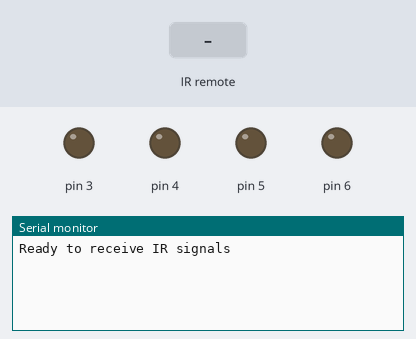
This sketch was run on a simulated Arduino Leonardo, built with avr-gcc and run on an emulated ATmega32U4. Shown: output pins drawn as LEDs (lit = HIGH), the last lines printed to the serial monitor. Inputs (shaded band) come from the test bench.

Above: at 3.2 s.
3.3 s: infrared code 0xA10C2807 received
At 4.5 s:
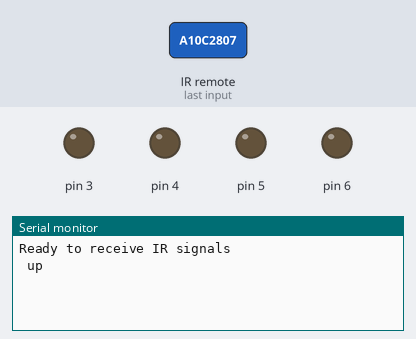
4.8 s: infrared code 0xA10C6807 received
At 5.9 s:
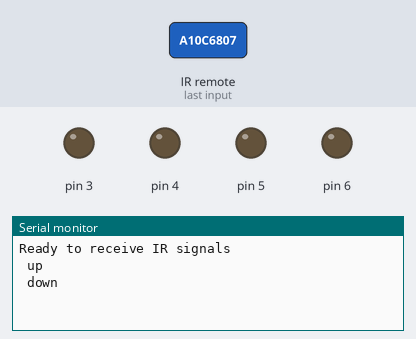
6.3 s: infrared code 0xA10CA807 received
At 7.0 s:
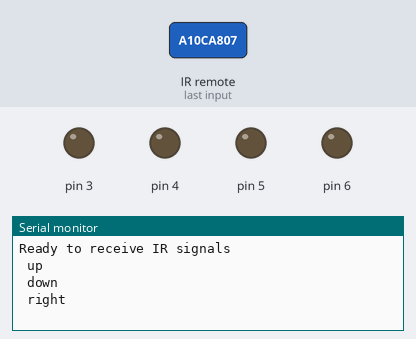
7.8 s: infrared code 0xA10CE807 received
At 8.2 s:
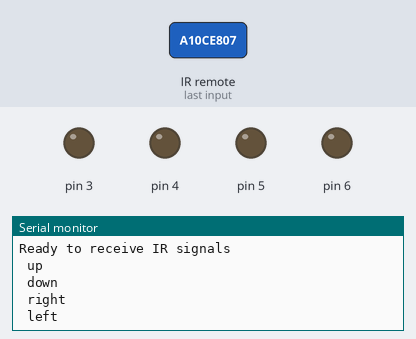

The sketch:

dump-TiV.ino
```cpp
/* dump.ino Example sketch for IRLib2
   Illustrates how to receive an IR signal, decode it and print
   information about it to the serial monitor.
*/
//This includes everything. Not generally recommended.
//It's better to include only the parts of library you really need.
//But for this example it's quick and easy. See "comboDump" example
//for a more efficient way.
#include "IRLibAll.h"

IRrecvPCI myReceiver(2); //create receiver and pass pin number
IRdecode myDecoder;   //create decoder

void setup() {
  Serial.begin(9600);
  delay(2000); while (!Serial); //delay for Leonardo
  myReceiver.enableIRIn(); // Start the receiver
  Serial.println(F("Ready to receive IR signals"));
  int i;
  for(i=0;i<4;i++){
    pinMode(i+3, OUTPUT);//initialize the four pins to be used for output
  }
}

void loop() {
 int i;
 for(i=0;i<4;i++){
  digitalWrite(i+3,LOW);
 }
 if(myReceiver.getResults()) {
    myDecoder.decode();
     if(myDecoder.value==0xA10C2807){Serial.println(" up "); digitalWrite(3,HIGH);
        }
     if(myDecoder.value==0xA10C6807){Serial.println(" down ");digitalWrite(4,HIGH);
        }
     if(myDecoder.value==0xA10CA807){Serial.println(" right ");digitalWrite(5,HIGH);
        }
     if(myDecoder.value==0xA10CE807){Serial.println(" left "); digitalWrite(6,HIGH);
        }
      //Serial.println(white);

    myDecoder.dumpResults(true);  //Now print results. Use false for less detail
    myReceiver.enableIRIn();

  if (myReceiver.getResults()) {
    myDecoder.decode();           //Decode it
    myDecoder.dumpResults(true);  //Now print results. Use false for less detail
    myReceiver.enableIRIn();      //Restart receiver


  }
}
}
```

Measured:
- after the input at 3.3 s, the serial monitor: prints a new line at once (image 1)
- after the input at 4.8 s, the serial monitor: prints a new line at once (image 2)
- after the input at 6.3 s, the serial monitor: prints a new line at once (image 3)
- after the input at 7.8 s, the serial monitor: prints a new line at once (image 4)
